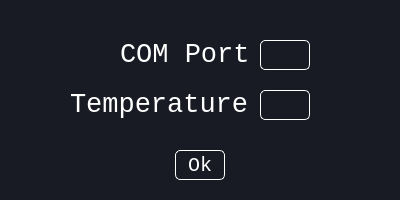
<?xml version="1.0" encoding="UTF-8"?>
<ui version="4.0">
 <class>Form</class>
 <widget class="QWidget" name="Form">
  <property name="geometry">
   <rect>
    <x>0</x>
    <y>0</y>
    <width>400</width>
    <height>200</height>
   </rect>
  </property>
  <property name="minimumSize">
   <size>
    <width>400</width>
    <height>200</height>
   </size>
  </property>
  <property name="maximumSize">
   <size>
    <width>400</width>
    <height>200</height>
   </size>
  </property>
  <property name="windowTitle">
   <string>Form</string>
  </property>
  <property name="styleSheet">
   <string notr="true">background-color: #181b24;</string>
  </property>
  <widget class="QLabel" name="com_port_label">
   <property name="geometry">
    <rect>
     <x>120</x>
     <y>40</y>
     <width>130</width>
     <height>30</height>
    </rect>
   </property>
   <property name="font">
    <font>
     <family>Courier New</family>
     <pointsize>20</pointsize>
    </font>
   </property>
   <property name="styleSheet">
    <string notr="true">color: white;</string>
   </property>
   <property name="text">
    <string>COM Port</string>
   </property>
  </widget>
  <widget class="QLabel" name="temperature_label">
   <property name="geometry">
    <rect>
     <x>70</x>
     <y>90</y>
     <width>180</width>
     <height>30</height>
    </rect>
   </property>
   <property name="font">
    <font>
     <family>Courier New</family>
     <pointsize>20</pointsize>
    </font>
   </property>
   <property name="styleSheet">
    <string notr="true">color: white;</string>
   </property>
   <property name="text">
    <string>Temperature</string>
   </property>
  </widget>
  <widget class="QLineEdit" name="com_port_text">
   <property name="geometry">
    <rect>
     <x>260</x>
     <y>40</y>
     <width>50</width>
     <height>30</height>
    </rect>
   </property>
   <property name="font">
    <font>
     <family>Courier New</family>
     <pointsize>20</pointsize>
    </font>
   </property>
   <property name="styleSheet">
    <string notr="true">border: 1px solid white;
border-radius: 5px;
color: white;</string>
   </property>
  </widget>
  <widget class="QLineEdit" name="temperature_text">
   <property name="geometry">
    <rect>
     <x>260</x>
     <y>90</y>
     <width>50</width>
     <height>30</height>
    </rect>
   </property>
   <property name="font">
    <font>
     <family>Courier New</family>
     <pointsize>20</pointsize>
    </font>
   </property>
   <property name="styleSheet">
    <string notr="true">border: 1px solid white;
border-radius: 5px;
color: white;</string>
   </property>
  </widget>
  <widget class="QPushButton" name="ok_button">
   <property name="geometry">
    <rect>
     <x>175</x>
     <y>150</y>
     <width>50</width>
     <height>30</height>
    </rect>
   </property>
   <property name="font">
    <font>
     <family>Courier New</family>
     <pointsize>15</pointsize>
    </font>
   </property>
   <property name="styleSheet">
    <string notr="true">border: 1px solid white;
border-radius: 5px;
color: white;</string>
   </property>
   <property name="text">
    <string>Ok</string>
   </property>
  </widget>
 </widget>
 <resources/>
 <connections/>
</ui>
